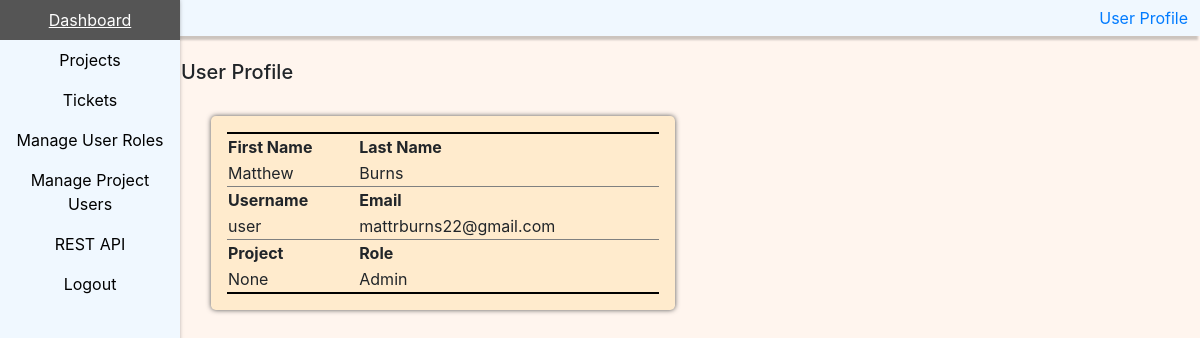
The app's page /user_profile/ (signed in) with its own data.
### core/models.py (models this page shows)
class User(models.Model):
    firstName = models.CharField(max_length=20)
    lastName = models.CharField(max_length=20)
    email = models.CharField(max_length=25)
    username = models.CharField(max_length=15, primary_key=True)
    password = models.CharField(max_length=15)
    role = models.CharField(max_length=15)
    project = models.ForeignKey(Project, on_delete=models.CASCADE, null=True)

### core/views.py (the view)
# urls.py: path('user_profile/', core_views.user_profile, name="user_profile"),
def user_profile(request):
    page_data={"rows":[], "userName":""}
    User_obj = User.objects.get(pk=request.user.username)
    row=[]
    row.append(User_obj.firstName)
    row.append(User_obj.lastName)
    row.append(User_obj.username)
    row.append(User_obj.email)
    row.append(User_obj.project)
    row.append(User_obj.role)
    page_data.get("rows").append(row)
    page_data["userName"] = User_obj.username
    return render(request, 'core/user_profile.html', context=page_data)

### templates/core/user_profile.html (shortened to what this page needs)
<!DOCTYPE html>
<html land="en">
  <head>
    {% load static %}
    <link rel="stylesheet" href="{% static 'style.css' %}" type="text/css"/>
  </head>
  <body>
    {% include "core/navigation_vertical.html" %}
    {% include "core/bootstrap.html" %}
    <div class="page_body">
      <div class="row">
        <h5> User Profile </h5>
      </div>
      <br>
      <div class="container">
        <div class="row">
          <div class="col">
            <div class="jumbotron">
            <table class="ticket_tables">
              <tr class="ticket_tables">
                <th>First Name</th>
                <th>Last Name</th>
              </tr>
              <tr class="ticket_tables">
                {% for items in rows %}
                  {% for cells in items %}
                    {% if forloop.counter0 == 0 or forloop.counter0 == 1 %}
                    <td class="ticket_tables">{{ cells }}</td>
                    {% endif %}
                  {% endfor %}
                {% endfor %}
              </tr>
              <tr class="ticket_tables">
                <th>Username</th>
                <th>Email</th>
              </tr>
              <tr class="ticket_tables">
                {% for items in rows %}
                  {% for cells in items %}
                    {% if forloop.counter0 == 2 or forloop.counter0 == 3 %}
                      <td class="ticket_tables">{{ cells }}</td>
                    {% endif %}
                  {% endfor %}
                {% endfor %}
              </tr>
              <tr class="ticket_tables">
                <th>Project</th>
                <th>Role</th>
              </tr>
              <tr class="ticket_tables">
                {% for items in rows %}
                  {% for cells in items %}
                    {% if forloop.counter0 == 4 or forloop.counter0 == 5 %}
                      <td class="ticket_tables">{{ cells }}</td>
                    {% endif %}
                  {% endfor %}
                {% endfor %}
              </tr>
            </table>
          </div>
          </div>
          <div class="col"></div>
        </div>
      </div>
    </div>
  </body>
</html>

### static/style.css (style rules this page uses)
div.jumbotron { padding: 1rem 1rem; background-color: #FFEBCD; -moz-box-shadow: 0 0 5px #555; -webkit-box-shadow: 0 0 5px #555; box-shadow: 0 0 5px #555; }
div.page_body { margin-left:15%;padding:1px 16px;height:100%;background-color:#FFF5EE;padding-top: 5%; }
table.ticket_tables { border: 2px solid black; border-left: none; border-right: none; width: 100%; }
tr.ticket_tables { border-left: none; border-right: none; border-top: none; width: 100%; }
td.ticket_tables { border: 1px solid grey; border-top: none; border-left: none; border-right: none; }
html { height: 100%; }
body { height: 100%; }

### records on screen
User: items "Matthew" "Burns", items "user" "mattrburns22@gmail.com", items "Admin"

### other values on screen
{{ cells }} "None"
